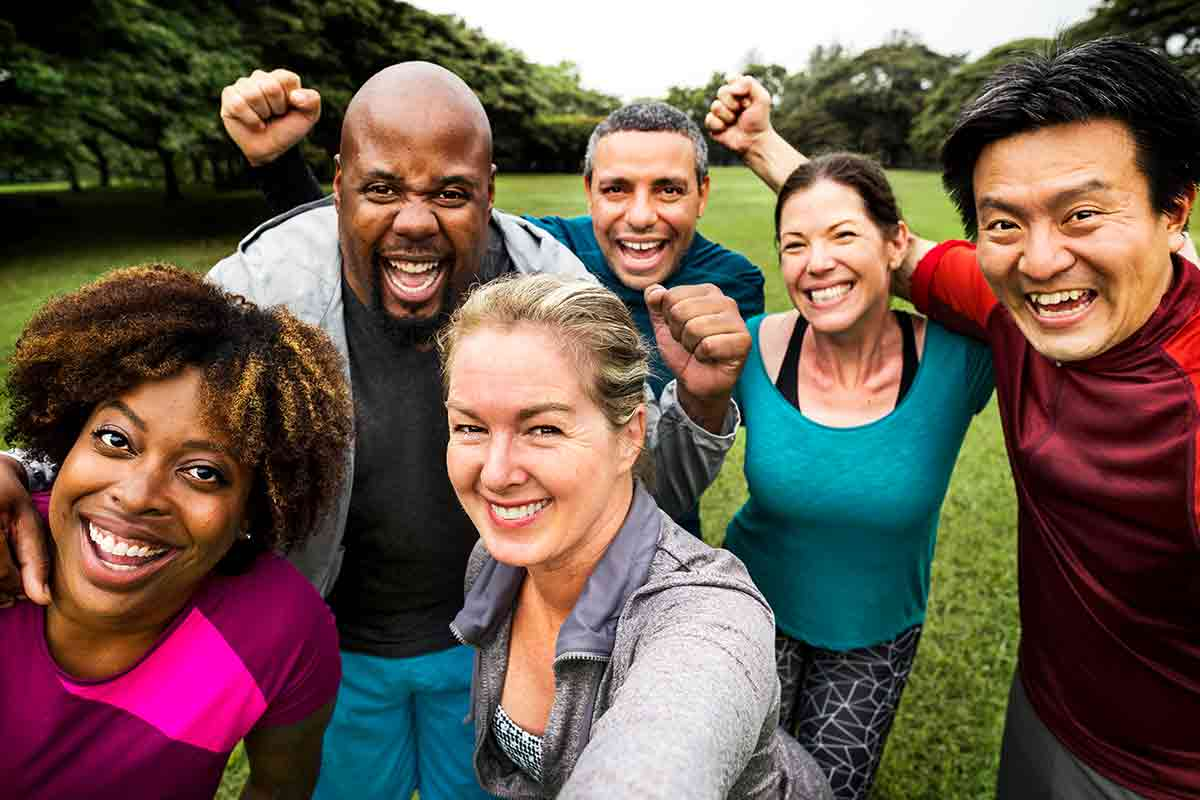
#> input picture Images/group_of_5.jpg, 1200 x 800 px, found by its file name
$ python face_detect.py
#> lines starting #> are read from the running program, lines starting #| are printed output that depends on the picture; after the words box and inside, x2 and y2 are one past the last pixel; in counts of white or black regions, pixels touching at a corner belong together
import cv2 as cv

# Import image with a face
# img = cv.imread('E:\Drs\Programming\Open_CV_tutorial\Images\woman_face.jpg')
# cv.imshow('Original', img)
# cv.waitKey(0)

# Import image with five faces
img = cv.imread('E:\Drs\Programming\Open_CV_tutorial\Images\group_of_5.jpg')
#> img is the input picture: shape (800, 1200, 3); mean B, G, R 79.1, 89.5, 107.8
cv.imshow('Group', img)
cv.waitKey(0)

# Convert to grayscale
gray = cv.cvtColor(img, cv.COLOR_BGR2GRAY)
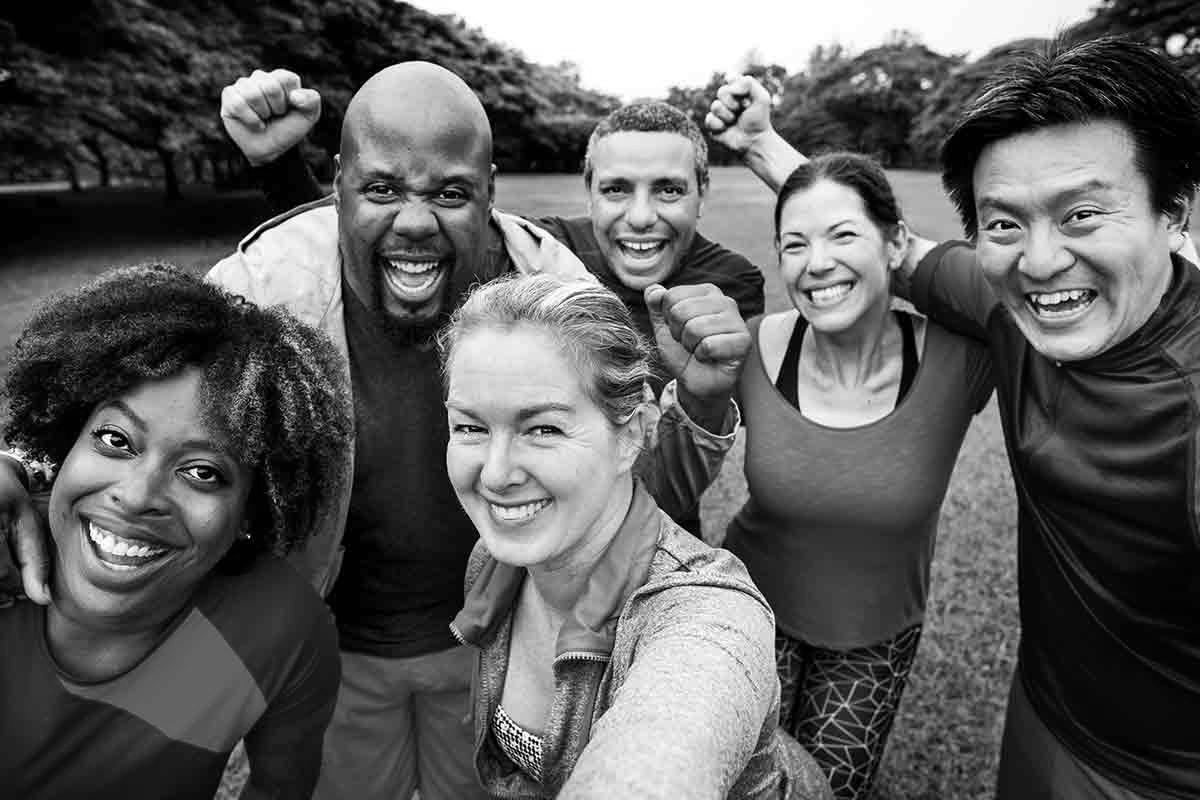
#> gray: shape (800, 1200); min 0, max 255, mean 93.8
cv.imshow('Gray', gray)
cv.waitKey(0)

# Read the haar_face.xml file. Set it in a variable and pass the path.
# The haar_face.xml was obtained from OpenCV github.
haar_cascade = cv.CascadeClassifier('haar_face.xml') # Reads all 33k lines of code in haar_face.xml and stores them in the haar_cascade variable.

# Detect the face in the image.
faces_rect = haar_cascade.detectMultiScale(gray, scaleFactor=1.1, minNeighbors=11)
#> faces_rect = [[761, 193, 122, 122], [570, 135, 143, 143], [330, 126, 170, 170], [408, 343, 207, 207], [940, 139, 206, 206]]
# minNeighbors specifies the number of neighbors a rectangle should have to be called a face.
# The detectMultiScale takes the gray img, uses the variables scaleFactor and minNeighbors, to detect a face and return the rectangular coordinates of that face as a LIST to faces_rect.

# We can print the number of rectangles using len()
print(f'Number of faces found = {len(faces_rect)}')
#| Number of faces found = 5

# Since faces_rect are the rectangular coordinates for the faces that are present in the img we can loop over this list and grab the coordinates of those images and draw a rectangle over the detected faces.
for (x,y,w,h) in faces_rect:
    cv.rectangle(img, (x,y), (x+w,y+h), (0,255,0), thickness=2) # point1:(x,y), point2:(x+w,y+h)
#> this loop made 5 passes
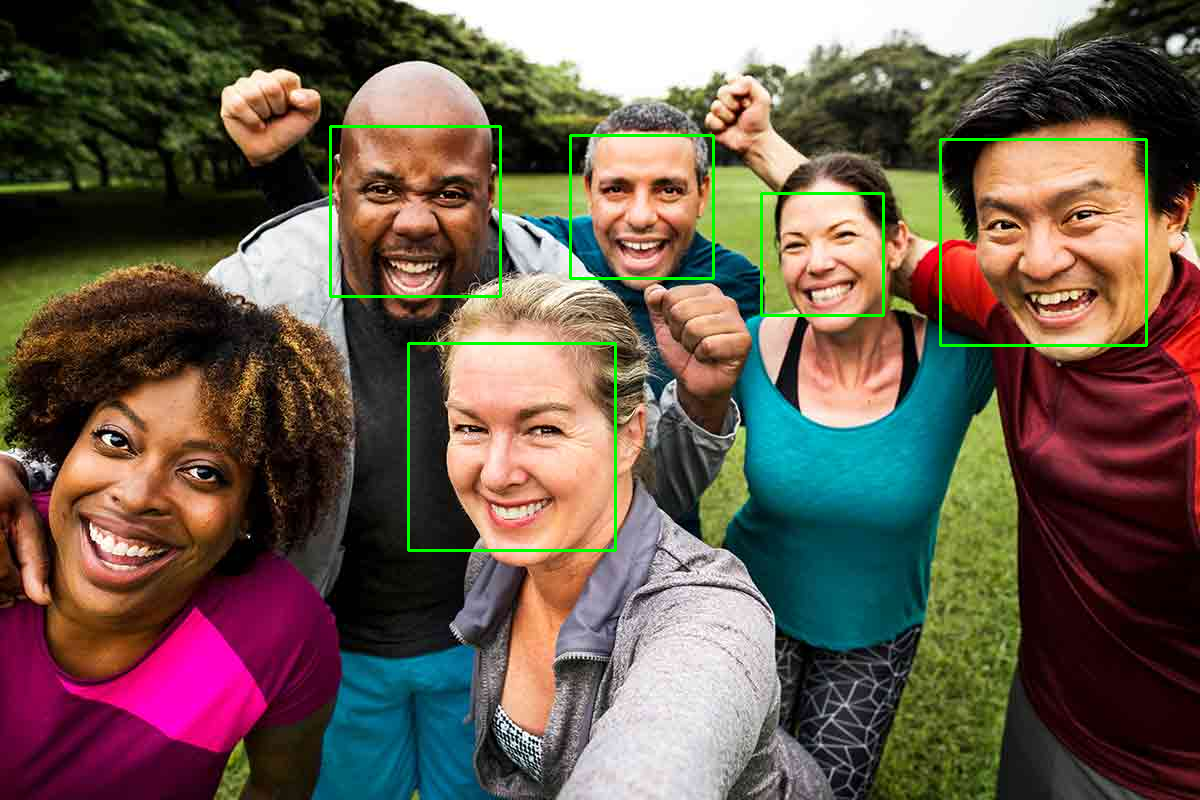
#> img: shape (800, 1200, 3); 1.06% of pixels changed, all inside (x1, y1, x2, y2) = (329, 125, 1148, 552)

cv.imshow('Detected Faces', img)
cv.waitKey(0)

# We see that it detects 8 faces instead of 5 (using scaleFactor=1.1, minNeighbors=3). That is because hardcascades are really sensitive to noise. If we want to minimise noise sensitivity is to tweak scaleFactor and min Neighbors.
# Testing the values we find using minNeighbors=11 finds the correct amount of faces.

# Haar cascades is not for advanced projects but is easy to use. It can also be used for video, where the whole thing applies on a frame by frame basis.
